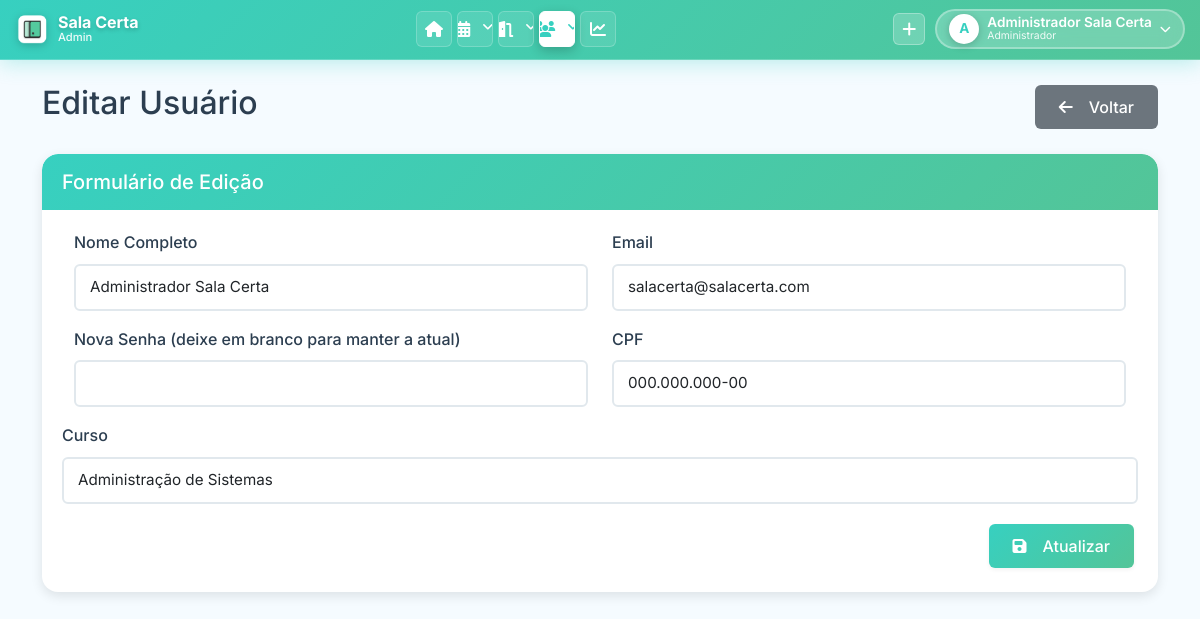
/pages/editar_usuario.php?id=1 (signed in), run on the app's committed database.
### tables this page shows
CREATE TABLE `USUARIO` (
    `USUARIO_ID` INT(11) NOT NULL AUTO_INCREMENT,
    `USUARIO_NOME` VARCHAR(255) NOT NULL,
    `USUARIO_EMAIL` VARCHAR(255) NOT NULL,
    `USUARIO_SENHA` VARCHAR(255) NOT NULL COMMENT 'Hash bcrypt via password_hash() ou texto puro (legado)',
    `USUARIO_CPF` VARCHAR(14) NOT NULL COMMENT 'Formato: 000.000.000-00 ou apenas números',
    `USUARIO_CURSO` VARCHAR(255) DEFAULT NULL,
    `TIPO_USUARIO` ENUM('admin', 'comum') NOT NULL DEFAULT 'comum',
    `SETOR` VARCHAR(255) DEFAULT '' COMMENT 'Se preenchido, permite acesso ao painel admin',
    `FOTO_PERFIL` VARCHAR(500) DEFAULT NULL COMMENT 'Caminho relativo: uploads/perfil/user_X_timestamp.png',
    PRIMARY KEY (`USUARIO_ID`),
    UNIQUE KEY `uk_usuario_email` (`USUARIO_EMAIL`),
    UNIQUE KEY `uk_usuario_cpf` (`USUARIO_CPF`)
);

### classes/Usuario.php (called while the page is built, shortened)
<?php
class Usuario {
    public static function buscarPorId($id) {
        $conn = Conexao::getConn();
        $sql = "SELECT * FROM USUARIO WHERE USUARIO_ID = :id";
        $stmt = $conn->prepare($sql);
        $stmt->bindValue(':id', $id);
        $stmt->execute();
        return $stmt->fetch();
    }
}

### pages/editar_usuario.php (the view, shortened to what this page needs)
<?php
require_once '../classes/Usuario.php';
$id = $_GET['id'];
$usuario_dados = Usuario::buscarPorId($id);
include '../includes/header.php';
?>
<div class="row">
    <div class="col-md-12">
        <div class="d-flex justify-content-between align-items-center mb-4">
            <h2>Editar Usuário</h2>
            <a href="usuarios.php" class="btn btn-secondary">
                <i class="fas fa-arrow-left me-2"></i>Voltar
            </a>
        </div>
        <div class="card">
            <div class="card-header">
                <h5 class="card-title mb-0">Formulário de Edição</h5>
            </div>
            <div class="card-body">
                <form method="post" class="needs-validation" novalidate>
                    <div class="row mb-3">
                        <div class="col-md-6">
                            <label for="nome" class="form-label">Nome Completo</label>
                            <input type="text" class="form-control" id="nome" name="nome" value="<?php echo $usuario_dados['USUARIO_NOME']; ?>" required>
                        </div>
                        <div class="col-md-6">
                            <label for="email" class="form-label">Email</label>
                            <input type="email" class="form-control" id="email" name="email" value="<?php echo $usuario_dados['USUARIO_EMAIL']; ?>" required>
                        </div>
                    </div>
                    <div class="row mb-3">
                        <div class="col-md-6">
                            <label for="senha" class="form-label">Nova Senha (deixe em branco para manter a atual)</label>
                            <input type="password" class="form-control" id="senha" name="senha" minlength="6">
                        </div>
                        <div class="col-md-6">
                            <label for="cpf" class="form-label">CPF</label>
                            <input type="text" class="form-control cpf-mask" id="cpf" name="cpf" value="<?php echo $usuario_dados['USUARIO_CPF']; ?>" required>
                        </div>
                    </div>
                    <div class="mb-3">
                        <label for="curso" class="form-label">Curso</label>
                        <input type="text" class="form-control" id="curso" name="curso" value="<?php echo $usuario_dados['USUARIO_CURSO']; ?>" required>
                    </div>
                    <div class="d-grid gap-2 d-md-flex justify-content-md-end">
                        <button type="submit" class="btn btn-primary">
                            <i class="fas fa-save me-2"></i>Atualizar
                        </button>
                    </div>
                </form>
            </div>
        </div>
    </div>
</div>
<?php include '../includes/footer.php'; ?>

### assets/css/style.css (style rules this page uses)
:root { --primary: #37D0C0; --primary-dark: #2bb8a8; --primary-light: #53C598; --secondary: #B3E2D0; --accent: #e40b0b; --bg-light: #F5FBFF; --bg-white: #ffffff; --text-dark: #2c3e50; --text-light: #7f8c8d; --text-white: #ffffff; --border-color: #e1e8ed; --shadow-sm: 0 2px 4px rgba(0, 0, 0, 0.05); --shadow-md: 0 4px 12px rgba(0, 0, 0, 0.1); --shadow-lg: 0 8px 24px rgba(0, 0, 0, 0.12); --shadow-xl: 0 12px 40px rgba(0, 0, 0, 0.15); --transition: all 0.3s cubic-bezier(0.4, 0, 0.2, 1); --radius-sm: 6px; --radius-md: 10px; --radius-lg: 16px; }
* { margin: 0; padding: 0; box-sizing: border-box; }
body { font-family: 'Inter', 'Segoe UI', Tahoma, Geneva, Verdana, sans-serif; background-color: var(--bg-light); color: var(--text-dark); line-height: 1.6; overflow-x: hidden; }
.card { border: none; border-radius: var(--radius-lg); box-shadow: var(--shadow-md); margin-bottom: 24px; transition: var(--transition); overflow: hidden; background: var(--bg-white); animation: fadeIn 0.5s ease-out; }
.card-header { background: linear-gradient(135deg, var(--primary), var(--primary-light)); color: var(--text-white); border: none; padding: 18px 24px; font-weight: 600; font-size: 1.1rem; border-radius: var(--radius-lg) var(--radius-lg) 0 0 !important; }
.card-body { padding: 24px; }
.btn { border-radius: var(--radius-sm); padding: 10px 24px; font-weight: 500; transition: var(--transition); border: none; display: inline-flex; align-items: center; gap: 8px; }
.btn-primary { background: linear-gradient(135deg, var(--primary), var(--primary-light)); color: var(--text-white); box-shadow: var(--shadow-sm); }
.btn-secondary { background: #6c757d; color: var(--text-white); }
.form-control, .form-select { border: 2px solid var(--border-color); border-radius: var(--radius-sm); padding: 10px 14px; transition: var(--transition); font-size: 0.95rem; }
.form-label { font-weight: 500; color: var(--text-dark); margin-bottom: 8px; }
html { scroll-behavior: smooth; }

### assets/css/global.css (style rules this page uses)
body { padding: 0 !important; margin: 0 !important; }
.card, .alert, .table-responsive, .row { margin-left: 0 !important; margin-right: 0 !important; }
.row { margin-left: 0; margin-right: 0; }
.col, [class*="col-"] { padding-left: calc(var(--bs-gutter-x) * .5); padding-right: calc(var(--bs-gutter-x) * .5); }
html { scroll-behavior: smooth; }
body { overflow-x: hidden; }
.mb-4 { margin-bottom: 1.5rem !important; }
.card-body { padding: 1.25rem !important; }
.card-header { padding: 1rem 1.25rem !important; }
.btn { margin: 0.25rem; }
.btn-group .btn, .d-flex .btn { margin: 0; }
* { box-sizing: border-box; }

### data on the page
usuario: nome "Administrador Sala Certa", email "salacerta@salacerta.com", cpf "000.000.000-00", curso "Administração de Sistemas"

### other printed values
substr($_SESSION['usuario_nome'], 0, 1) "A"
$_SESSION['usuario_nome'] "Administrador Sala Certa"
